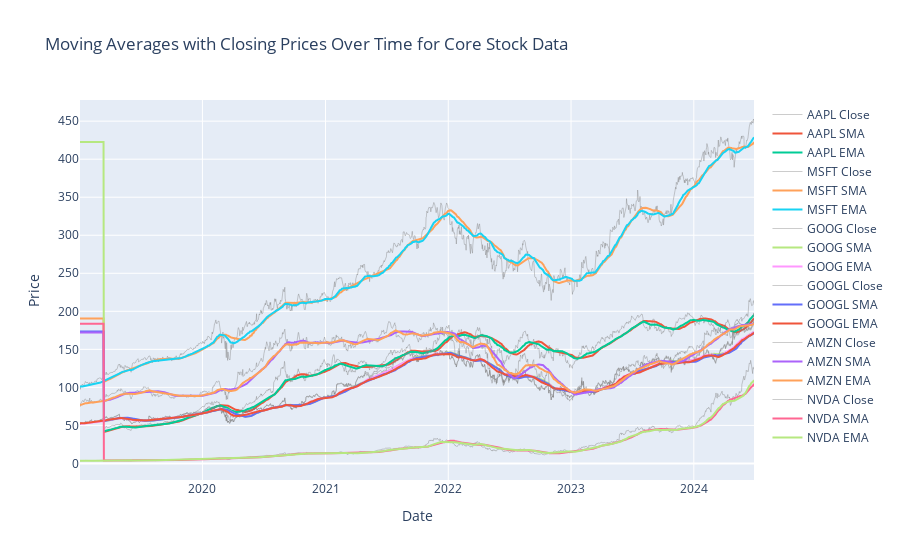

The code cell stored with this chart in its notebook:
### Code cell
fig = go.Figure()

for ticker in core_df['Ticker'].unique():
    ticker_data = core_df[core_df['Ticker'] == ticker]
    
    fig.add_trace(go.Scatter(x = ticker_data['Date'], y = ticker_data['Close'], mode = 'lines', name = f"{ticker} Close", line = dict(color = 'grey', width =1), opacity = 0.4))
    fig.add_trace(go.Scatter(x = ticker_data['Date'], y = ticker_data['SMA'], mode = 'lines', name = f"{ticker} SMA"))
    fig.add_trace(go.Scatter(x = ticker_data['Date'], y = ticker_data['EMA'], mode = 'lines', name = f"{ticker} EMA"))

fig.update_layout(title = "Moving Averages with Closing Prices Over Time for Core Stock Data",
                xaxis_title = "Date",
                yaxis_title = "Price",
                hovermode = "x")

fig.show()

### Figure 1 — Plotly figure (JSON) as saved in the notebook; plotly's stock layout.template omitted (floating-point values rounded to 4 significant figures; data arrays with more than 128 entries replaced by an {"elided": "..."} marker saying what was removed)
{"data": [{"line": {"color": "grey", "width": 1}, "mode": "lines", "name": "AAPL Close", "opacity": 0.4, "type": "scatter", "x": {"elided": "1333 str values"}, "y": {"elided": "1333 float values"}}, {"mode": "lines", "name": "AAPL SMA", "type": "scatter", "x": {"elided": "1333 str values"}, "y": {"elided": "1333 float values"}}, {"mode": "lines", "name": "AAPL EMA", "type": "scatter", "x": {"elided": "1333 str values"}, "y": {"elided": "1333 float values"}}, {"line": {"color": "grey", "width": 1}, "mode": "lines", "name": "MSFT Close", "opacity": 0.4, "type": "scatter", "x": {"elided": "1382 str values"}, "y": {"elided": "1382 float values"}}, {"mode": "lines", "name": "MSFT SMA", "type": "scatter", "x": {"elided": "1382 str values"}, "y": {"elided": "1382 float values"}}, {"mode": "lines", "name": "MSFT EMA", "type": "scatter", "x": {"elided": "1382 str values"}, "y": {"elided": "1382 float values"}}, {"line": {"color": "grey", "width": 1}, "mode": "lines", "name": "GOOG Close", "opacity": 0.4, "type": "scatter", "x": {"elided": "1382 str values"}, "y": {"elided": "1382 float values"}}, {"mode": "lines", "name": "GOOG SMA", "type": "scatter", "x": {"elided": "1382 str values"}, "y": {"elided": "1382 float values"}}, {"mode": "lines", "name": "GOOG EMA", "type": "scatter", "x": {"elided": "1382 str values"}, "y": {"elided": "1382 float values"}}, {"line": {"color": "grey", "width": 1}, "mode": "lines", "name": "GOOGL Close", "opacity": 0.4, "type": "scatter", "x": {"elided": "1382 str values"}, "y": {"elided": "1382 float values"}}, {"mode": "lines", "name": "GOOGL SMA", "type": "scatter", "x": {"elided": "1382 str values"}, "y": {"elided": "1382 float values"}}, {"mode": "lines", "name": "GOOGL EMA", "type": "scatter", "x": {"elided": "1382 str values"}, "y": {"elided": "1382 float values"}}, {"line": {"color": "grey", "width": 1}, "mode": "lines", "name": "AMZN Close", "opacity": 0.4, "type": "scatter", "x": {"elided": "1382 str values"}, "y": {"elided": "1382 float values"}}, {"mode": "lines", "name": "AMZN SMA", "type": "scatter", "x": {"elided": "1382 str values"}, "y": {"elided": "1382 float values"}}, {"mode": "lines", "name": "AMZN EMA", "type": "scatter", "x": {"elided": "1382 str values"}, "y": {"elided": "1382 float values"}}, {"line": {"color": "grey", "width": 1}, "mode": "lines", "name": "NVDA Close", "opacity": 0.4, "type": "scatter", "x": {"elided": "1382 str values"}, "y": {"elided": "1382 float values"}}, {"mode": "lines", "name": "NVDA SMA", "type": "scatter", "x": {"elided": "1382 str values"}, "y": {"elided": "1382 float values"}}, {"mode": "lines", "name": "NVDA EMA", "type": "scatter", "x": {"elided": "1382 str values"}, "y": {"elided": "1382 float values"}}], "layout": {"hovermode": "x", "title": {"text": "Moving Averages with Closing Prices Over Time for Core Stock Data"}, "xaxis": {"title": {"text": "Date"}}, "yaxis": {"title": {"text": "Price"}}}}
